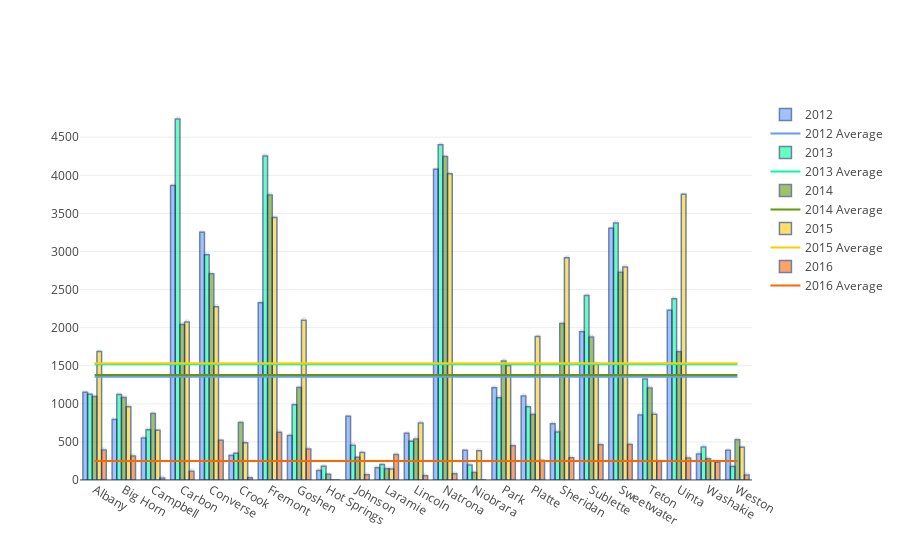

Write notebook code for a chart like this one.
### Code cell
#import plotly.plotly as py
#import plotly.graph_objs as go

#display(HTML(school_county_rates[['Total','Population','Rate']].loc[idx[:,YEAR:YEAR], :].to_html()))

#gather years
years = [x for x in range(int(BEGIN_YEAR),int(END_YEAR))]

#gather sums arrays for each year
sum_total = []
for year in years:
    sum_total.append(school_county_rates[['Rate']].loc[idx[:,year:year], :].values.flatten())
#print(sum_total)
#gather counties array
counties = school_county_rates.loc[idx[:,year:year], :].index.values.tolist()
counties = [x[0] for x in counties]
#print(counties)

#create bars for each year
data = []
marker_colors = ['#6699ff','#00ff99','#669900','#ffcc00','#ff6600','#ff6600']
cntr = 0
for year in years:
    year_avg = np.mean(sum_total[cntr])
    data.append(go.Bar(
        x = counties,
        y = sum_total[cntr],
        text=str(year),
        textposition = 'auto',
        name=year,
        marker=dict(
            color=marker_colors[cntr],
            line=dict(
                color='rgb(8,48,107)',
                width=1.5),
        ),
        opacity=0.6
        )
    )
    data.append(go.Scatter(
            x = counties,
            y = [year_avg for x in range(len(counties))],
            name='{} Average'.format(year),
            marker=dict(
            color=marker_colors[cntr],
            line=dict(
                color='rgb(8,48,107)',
                width=1.5),
        )
        )
    )
    
    cntr+=1
    
    
    
    

pl.offline.iplot(data, filename='county school rates over 5 years')

### Figure 1 — Plotly figure (JSON) as saved in the notebook; plotly's stock layout.template omitted (floating-point values rounded to 4 significant figures)
{"data": [{"marker": {"color": "#6699ff", "line": {"color": "rgb(8,48,107)", "width": 1.5}}, "name": "2012", "opacity": 0.6, "text": "2012", "textposition": "auto", "type": "bar", "uid": "41ec3044-b473-11e8-a0aa-18d6c706c04c", "x": ["Albany", "Big Horn", "Campbell", "Carbon", "Converse", "Crook", "Fremont", "Goshen", "Hot Springs", "Johnson", "Laramie", "Lincoln", "Natrona", "Niobrara", "Park", "Platte", "Sheridan", "Sublette", "Sweetwater", "Teton", "Uinta", "Washakie", "Weston"], "y": [1150.0, 794.9, 549.5, 3868.0, 3253.0, 321.5, 2326.0, 583.6, 125.6, 836.9, 158.7, 612.2, 4080.0, 390.2, 1211.0, 1103.0, 737.0, 1947.0, 3304.0, 851.6, 2228.0, 340.0, 389.2]}, {"marker": {"color": "#6699ff", "line": {"color": "rgb(8,48,107)", "width": 1.5}}, "name": "2012 Average", "type": "scatter", "uid": "41ec3045-b473-11e8-a0aa-18d6c706c04c", "x": ["Albany", "Big Horn", "Campbell", "Carbon", "Converse", "Crook", "Fremont", "Goshen", "Hot Springs", "Johnson", "Laramie", "Lincoln", "Natrona", "Niobrara", "Park", "Platte", "Sheridan", "Sublette", "Sweetwater", "Teton", "Uinta", "Washakie", "Weston"], "y": [1355.0, 1355.0, 1355.0, 1355.0, 1355.0, 1355.0, 1355.0, 1355.0, 1355.0, 1355.0, 1355.0, 1355.0, 1355.0, 1355.0, 1355.0, 1355.0, 1355.0, 1355.0, 1355.0, 1355.0, 1355.0, 1355.0, 1355.0]}, {"marker": {"color": "#00ff99", "line": {"color": "rgb(8,48,107)", "width": 1.5}}, "name": "2013", "opacity": 0.6, "text": "2013", "textposition": "auto", "type": "bar", "uid": "41ec3046-b473-11e8-a0aa-18d6c706c04c", "x": ["Albany", "Big Horn", "Campbell", "Carbon", "Converse", "Crook", "Fremont", "Goshen", "Hot Springs", "Johnson", "Laramie", "Lincoln", "Natrona", "Niobrara", "Park", "Platte", "Sheridan", "Sublette", "Sweetwater", "Teton", "Uinta", "Washakie", "Weston"], "y": [1126.0, 1121.0, 660.5, 4740.0, 2958.0, 349.8, 4255.0, 988.5, 179.5, 457.2, 201.8, 506.8, 4402.0, 196.1, 1080.0, 959.7, 628.0, 2423.0, 3373.0, 1327.0, 2381.0, 431.2, 176.1]}, {"marker": {"color": "#00ff99", "line": {"color": "rgb(8,48,107)", "width": 1.5}}, "name": "2013 Average", "type": "scatter", "uid": "41ec3047-b473-11e8-a0aa-18d6c706c04c", "x": ["Albany", "Big Horn", "Campbell", "Carbon", "Converse", "Crook", "Fremont", "Goshen", "Hot Springs", "Johnson", "Laramie", "Lincoln", "Natrona", "Niobrara", "Park", "Platte", "Sheridan", "Sublette", "Sweetwater", "Teton", "Uinta", "Washakie", "Weston"], "y": [1518.0, 1518.0, 1518.0, 1518.0, 1518.0, 1518.0, 1518.0, 1518.0, 1518.0, 1518.0, 1518.0, 1518.0, 1518.0, 1518.0, 1518.0, 1518.0, 1518.0, 1518.0, 1518.0, 1518.0, 1518.0, 1518.0, 1518.0]}, {"marker": {"color": "#669900", "line": {"color": "rgb(8,48,107)", "width": 1.5}}, "name": "2014", "opacity": 0.6, "text": "2014", "textposition": "auto", "type": "bar", "uid": "41ec3048-b473-11e8-a0aa-18d6c706c04c", "x": ["Albany", "Big Horn", "Campbell", "Carbon", "Converse", "Crook", "Fremont", "Goshen", "Hot Springs", "Johnson", "Laramie", "Lincoln", "Natrona", "Niobrara", "Park", "Platte", "Sheridan", "Sublette", "Sweetwater", "Teton", "Uinta", "Washakie", "Weston"], "y": [1096.0, 1081.0, 872.0, 2040.0, 2708.0, 753.2, 3742.0, 1213.0, 73.35, 297.2, 146.9, 537.2, 4247.0, 98.04, 1563.0, 858.6, 2054.0, 1878.0, 2729.0, 1208.0, 1683.0, 277.1, 528.9]}, {"marker": {"color": "#669900", "line": {"color": "rgb(8,48,107)", "width": 1.5}}, "name": "2014 Average", "type": "scatter", "uid": "41ec3049-b473-11e8-a0aa-18d6c706c04c", "x": ["Albany", "Big Horn", "Campbell", "Carbon", "Converse", "Crook", "Fremont", "Goshen", "Hot Springs", "Johnson", "Laramie", "Lincoln", "Natrona", "Niobrara", "Park", "Platte", "Sheridan", "Sublette", "Sweetwater", "Teton", "Uinta", "Washakie", "Weston"], "y": [1378.0, 1378.0, 1378.0, 1378.0, 1378.0, 1378.0, 1378.0, 1378.0, 1378.0, 1378.0, 1378.0, 1378.0, 1378.0, 1378.0, 1378.0, 1378.0, 1378.0, 1378.0, 1378.0, 1378.0, 1378.0, 1378.0, 1378.0]}, {"marker": {"color": "#ffcc00", "line": {"color": "rgb(8,48,107)", "width": 1.5}}, "name": "2015", "opacity": 0.6, "text": "2015", "textposition": "auto", "type": "bar", "uid": "41ec304a-b473-11e8-a0aa-18d6c706c04c", "x": ["Albany", "Big Horn", "Campbell", "Carbon", "Converse", "Crook", "Fremont", "Goshen", "Hot Springs", "Johnson", "Laramie", "Lincoln", "Natrona", "Niobrara", "Park", "Platte", "Sheridan", "Sublette", "Sweetwater", "Teton", "Uinta", "Washakie", "Weston"], "y": [1688, 962.3, 653.4, 2074.0, 2275.0, 487.1, 3446.0, 2098.0, 0, 359.7, 143.1, 746.2, 4021.0, 384.6, 1501.0, 1883.0, 2918.0, 1525.0, 2796.0, 863.8, 3751.0, 244.2, 429.0]}, {"marker": {"color": "#ffcc00", "line": {"color": "rgb(8,48,107)", "width": 1.5}}, "name": "2015 Average", "type": "scatter", "uid": "41ec304b-b473-11e8-a0aa-18d6c706c04c", "x": ["Albany", "Big Horn", "Campbell", "Carbon", "Converse", "Crook", "Fremont", "Goshen", "Hot Springs", "Johnson", "Laramie", "Lincoln", "Natrona", "Niobrara", "Park", "Platte", "Sheridan", "Sublette", "Sweetwater", "Teton", "Uinta", "Washakie", "Weston"], "y": [1533.0, 1533.0, 1533.0, 1533.0, 1533.0, 1533.0, 1533.0, 1533.0, 1533.0, 1533.0, 1533.0, 1533.0, 1533.0, 1533.0, 1533.0, 1533.0, 1533.0, 1533.0, 1533.0, 1533.0, 1533.0, 1533.0, 1533.0]}, {"marker": {"color": "#ff6600", "line": {"color": "rgb(8,48,107)", "width": 1.5}}, "name": "2016", "opacity": 0.6, "text": "2016", "textposition": "auto", "type": "bar", "uid": "41ec304c-b473-11e8-a0aa-18d6c706c04c", "x": ["Albany", "Big Horn", "Campbell", "Carbon", "Converse", "Crook", "Fremont", "Goshen", "Hot Springs", "Johnson", "Laramie", "Lincoln", "Natrona", "Niobrara", "Park", "Platte", "Sheridan", "Sublette", "Sweetwater", "Teton", "Uinta", "Washakie", "Weston"], "y": [392.3, 313.5, 25.89, 115.8, 520.1, 29.2, 627.6, 407.4, 0, 69.35, 334.4, 54.19, 82.91, 0, 450.1, 255.7, 290.4, 463.3, 463.9, 242.5, 286.7, 232.3, 65.15]}, {"marker": {"color": "#ff6600", "line": {"color": "rgb(8,48,107)", "width": 1.5}}, "name": "2016 Average", "type": "scatter", "uid": "41ec304d-b473-11e8-a0aa-18d6c706c04c", "x": ["Albany", "Big Horn", "Campbell", "Carbon", "Converse", "Crook", "Fremont", "Goshen", "Hot Springs", "Johnson", "Laramie", "Lincoln", "Natrona", "Niobrara", "Park", "Platte", "Sheridan", "Sublette", "Sweetwater", "Teton", "Uinta", "Washakie", "Weston"], "y": [248.8, 248.8, 248.8, 248.8, 248.8, 248.8, 248.8, 248.8, 248.8, 248.8, 248.8, 248.8, 248.8, 248.8, 248.8, 248.8, 248.8, 248.8, 248.8, 248.8, 248.8, 248.8, 248.8]}], "layout": {}}
